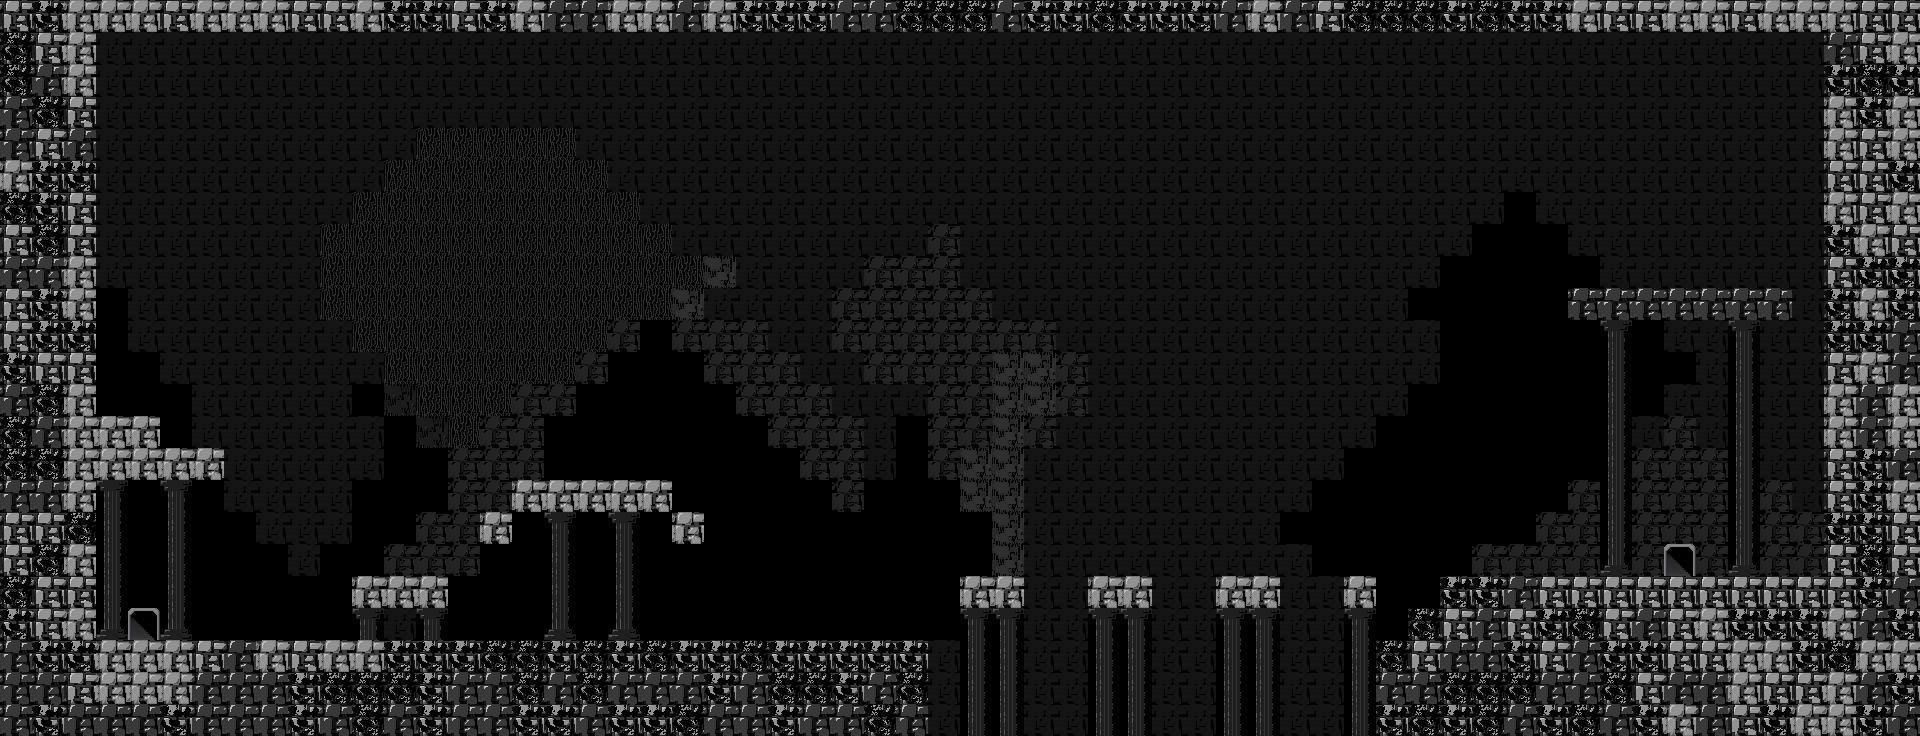

The image is a tile-based game level rendered from a .tmx file. Its description and source (layers, tilesets, objects; grid data summarised) follow:
An orthogonal 60x23 tile map with 32x32 px tiles, 3 tile layers (background, ground, wall).

<map version="1.0" orientation="orthogonal" renderorder="right-down" width="60" height="23" tilewidth="32" tileheight="32" backgroundcolor="#000000" nextobjectid="1">
 <tileset firstgid="1" name="bricks" tilewidth="32" tileheight="32">
  <image source="tileset/bricks.png" width="256" height="128" />
 </tileset>
 <layer name="background" width="60" height="23">
  <data>[1380 cells, 1091 non-empty, 14 distinct tile ids]</data>
 </layer>
 <layer name="ground" width="60" height="23">
  <data>[1380 cells, 64 non-empty, 5 distinct tile ids]</data>
 </layer>
 <layer name="wall" width="60" height="23">
  <data>[1380 cells, 93 non-empty, 5 distinct tile ids]</data>
 </layer>
</map>
